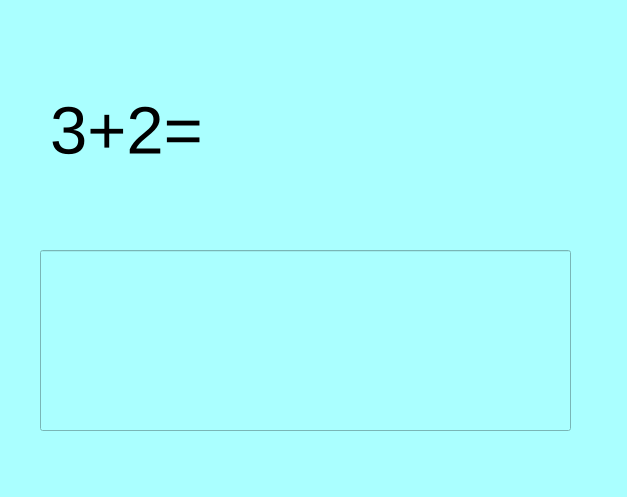
<?xml version="1.0" encoding="UTF-8"?>
<ui version="4.0">
 <class>Dialog</class>
 <widget class="QDialog" name="Dialog">
  <property name="windowModality">
   <enum>Qt::ApplicationModal</enum>
  </property>
  <property name="geometry">
   <rect>
    <x>0</x>
    <y>0</y>
    <width>627</width>
    <height>497</height>
   </rect>
  </property>
  <property name="windowTitle">
   <string>Dialog</string>
  </property>
  <property name="styleSheet">
   <string notr="true">background-color: rgb(170, 255, 255);</string>
  </property>
  <widget class="QLabel" name="label">
   <property name="geometry">
    <rect>
     <x>50</x>
     <y>40</y>
     <width>511</width>
     <height>181</height>
    </rect>
   </property>
   <property name="font">
    <font>
     <family>MS Shell Dlg 2</family>
     <pointsize>50</pointsize>
    </font>
   </property>
   <property name="text">
    <string>3+2=</string>
   </property>
  </widget>
  <widget class="QLineEdit" name="lineEdit">
   <property name="geometry">
    <rect>
     <x>40</x>
     <y>250</y>
     <width>531</width>
     <height>181</height>
    </rect>
   </property>
   <property name="font">
    <font>
     <pointsize>50</pointsize>
    </font>
   </property>
  </widget>
 </widget>
 <resources/>
 <connections/>
</ui>
